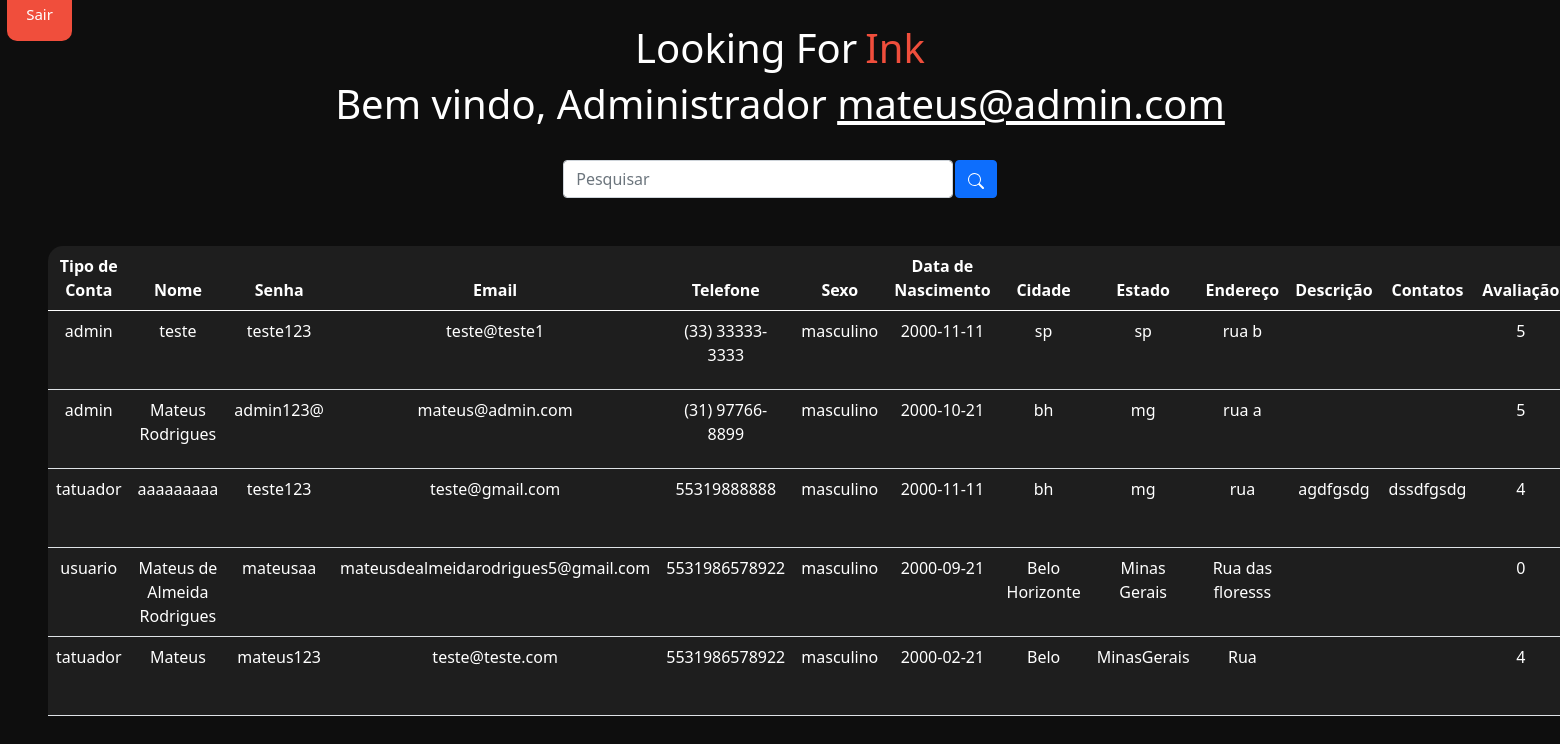
The page /sistema_admin.php (signed in) on the database its author committed.
### tables this page shows
CREATE TABLE IF NOT EXISTS `usuarios` (
  `id` int(11) NOT NULL AUTO_INCREMENT,
  `tipodeconta` varchar(15) NOT NULL,
  `nome` varchar(45) NOT NULL,
  `senha` varchar(45) NOT NULL,
  `email` varchar(110) NOT NULL,
  `telefone` varchar(15) NOT NULL,
  `sexo` varchar(15) NOT NULL,
  `data_nasc` date NOT NULL,
  `cidade` varchar(45) NOT NULL,
  `estado` varchar(45) NOT NULL,
  `endereco` varchar(45) NOT NULL,
  `descricao` varchar(3000) NOT NULL,
  `contatos` varchar(1000) NOT NULL,
  `avaliacao` int(1) NOT NULL,
  PRIMARY KEY (`id`)
);

### sistema_admin.php (the view, shortened to what this page needs)
<?php
    include_once('config.php');
    $logado = $_SESSION['email'];
    if(!empty($_GET['search']))
    {
        $data = $_GET['search'];
        $sql = "SELECT * FROM usuarios WHERE id LIKE '%$data%' or nome LIKE '%$data%' or email LIKE '%$data%' ORDER BY id DESC";
    }
    else
    {
        $sql = "SELECT * FROM usuarios ORDER BY id DESC";
    }
    $result = $conexao->query($sql);
?>
<!DOCTYPE html>
<html lang="en">
<head>
    <link href="https://cdn.jsdelivr.net/npm/bootstrap@5.0.2/dist/css/bootstrap.min.css" rel="stylesheet">
</head>
<body>
    <a class="btnsair" href="sair.php">Sair</a><br>
    <h1 class="titulo">Looking For<h1 id="red">Ink</h1></h1>
    <br>
    <?php
        echo "<h1>Bem vindo, Administrador <u>$logado</u></h1>";
    ?>
    <br>
    <div class="box-search">
        <input type="search" class="form-control w-25" placeholder="Pesquisar" id="pesquisar">
        <button onclick="searchData()" class="btn btn-primary">
        </button>
    </div>
    <div class="m-5">
        <table class="table text-white table-bg">
            <thead>
                <tr>
                <th scope="col">Tipo de Conta</th>
                    <th scope="col">Nome</th>
                    <th scope="col">Senha</th>
                    <th scope="col">Email</th>
                    <th scope="col">Telefone</th>
                    <th scope="col">Sexo</th>
                    <th scope="col">Data de Nascimento</th>
                    <th scope="col">Cidade</th>
                    <th scope="col">Estado</th>
                    <th scope="col">Endereço</th>
                    <th scope="col">Descrição</th>
                    <th scope="col">Contatos</th>
                    <th scope="col">Avaliação</th>
                </tr>
            </thead>
            <tbody>
                <?php
                    while($user_data = mysqli_fetch_assoc($result)) {
                        echo "<tr>";
                        echo "<td>".$user_data['tipodeconta']."</td>";
                        echo "<td>".$user_data['nome']."</td>";
                        echo "<td>".$user_data['senha']."</td>";
                        echo "<td>".$user_data['email']."</td>";
                        echo "<td>".$user_data['telefone']."</td>";
                        echo "<td>".$user_data['sexo']."</td>";
                        echo "<td>".$user_data['data_nasc']."</td>";
                        echo "<td>".$user_data['cidade']."</td>";
                        echo "<td>".$user_data['estado']."</td>";
                        echo "<td>".$user_data['endereco']."</td>";
                        echo "<td>".$user_data['descricao']."</td>";
                        echo "<td>".$user_data['contatos']."</td>";
                        echo "<td>".$user_data['avaliacao']."</td>";
                        echo "</tr>";
                    }
                    ?>
            </tbody>
        </table>
    </div>
</body>
</html>

### sistema_admin.php (style rules this page uses)
body { background: #0e0e0e; color: white; text-align: center; }
.table-bg { background: rgba(0, 0, 0, 0.3); border-radius: 15px 15px 0 0; }
.box-search { display: flex; justify-content: center; gap: .1%; }
.titulo { display: inline-block; }
#red { padding-left: 8px; color: #f04e3c; }
#red { display: inline-block; padding-left: 8px; color: #f04e3c; }
.btnsair { position: fixed; left: 7px; top: -12px; background-color: #f04e3c; border: none; padding: 15px; width: 65px; border-radius: 10px; color: white; font-size: 15px; transition: 0.5s; text-decoration: none; }
.table-bg { background-color: #1e1e1e; }

### rows shown on the page
usuarios: tipodeconta "admin", nome "teste", senha "teste123", email "teste@teste1", telefone "(33) 33333-3333", sexo "masculino", data_nasc "2000-11-11", cidade "sp", estado "sp", endereco "rua b", avaliacao "5"
usuarios: tipodeconta "admin", nome "Mateus Rodrigues", senha "admin123@", email "mateus@admin.com", telefone "(31) 97766-8899", sexo "masculino", data_nasc "2000-10-21", cidade "bh", estado "mg", endereco "rua a", avaliacao "5"
usuarios: tipodeconta "tatuador", nome "aaaaaaaaa", senha "teste123", email "teste@gmail.com", telefone "55319888888", sexo "masculino", data_nasc "2000-11-11", cidade "bh", estado "mg", endereco "rua", descricao "agdfgsdg", contatos "dssdfgsdg", avaliacao "4"
usuarios: tipodeconta "usuario", nome "Mateus de Almeida Rodrigues", senha "mateusaa", email "mateusdealmeidarodrigues5@gmail.com", telefone "5531986578922", sexo "masculino", data_nasc "2000-09-21", cidade "Belo Horizonte", estado "Minas Gerais", endereco "Rua das floresss", avaliacao "0"
usuarios: tipodeconta "tatuador", nome "Mateus", senha "mateus123", email "teste@teste.com", telefone "5531986578922", sexo "masculino", data_nasc "2000-02-21", cidade "Belo", estado "MinasGerais", endereco "Rua", avaliacao "4"

### other values the page prints
$logado "mateus@admin.com"
